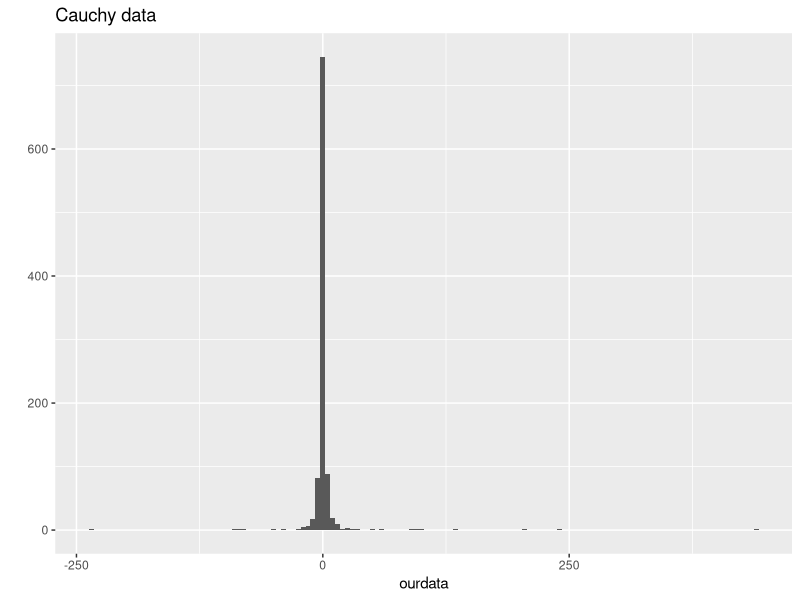

The R script that drew this image:
## ---- chunk 1
library(ggplot2)

ourdata <- rcauchy(1000)
qplot(ourdata, binwidth=5) + ggtitle("Cauchy data")
